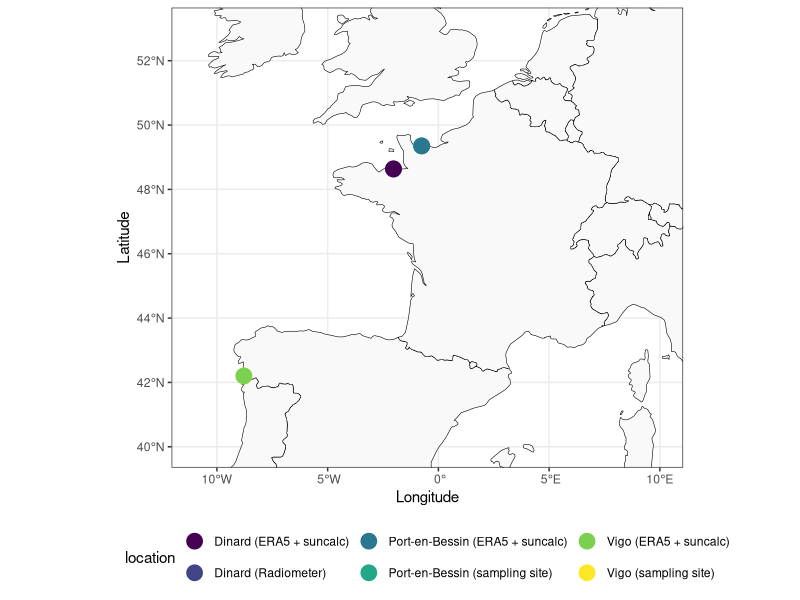
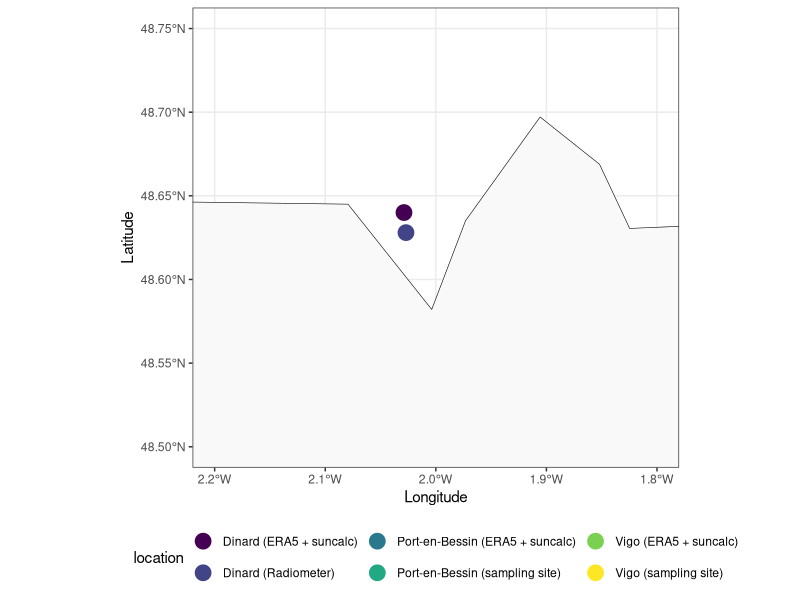
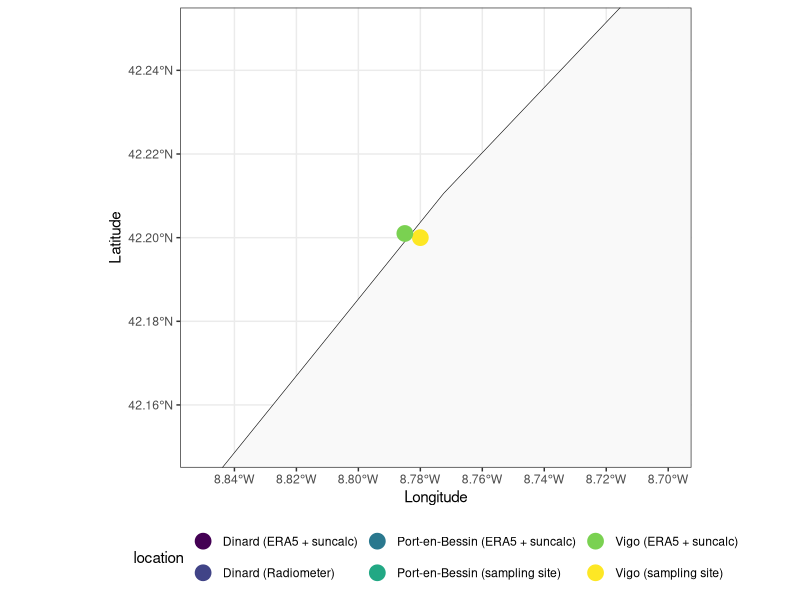
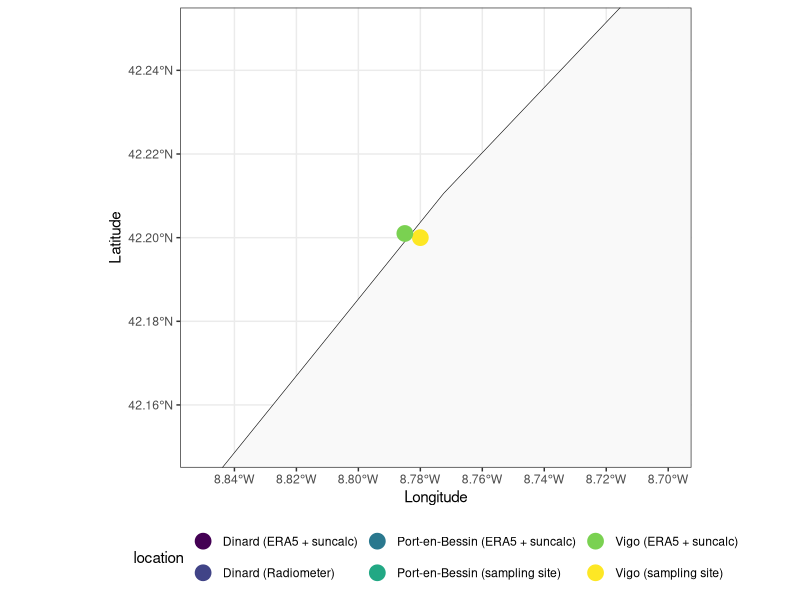

Generate these figures, in order, with R:
#!/usr/bin/env Rscript

library(tidyverse)
library(rnaturalearth)
library(viridis)

## FigureS1  - MAP LOCATIONS

world <- ne_countries(scale = "medium", returnclass = "sf")



#create data frame with 4 locations
my_locs <- data.frame(location = c("Vigo (sampling site)",
                                    "Vigo (ERA5 + suncalc)", 
                                    "Port-en-Bessin (sampling site)", 
                                    "Port-en-Bessin (ERA5 + suncalc)", 
                                    "Dinard (Radiometer)", 
                                    "Dinard (ERA5 + suncalc)"),
                      lat = c(42.200, 42.201, 
                                49.352,49.351, 
                                48.628, 48.640),
                      long = c(-8.780,-8.785,
                                 -0.769, -0.748, 
                                -2.027, -2.0288))

#all plots in single PDF file
pdf("02_visuals/FigureS1_map_locations_insets.pdf", width = 7, height = 7)

#plot the world map
p1 <- ggplot() +
  geom_sf(data = world, fill = "#f9f9f9", color = "black") +
  geom_point(data = my_locs, aes(x = long, y = lat, color = location), size = 5) +
  coord_sf(xlim = c(-11, 10), ylim = c(40, 53)) + #set limits in the plot 
  theme_bw() +
  scale_color_viridis(discrete = TRUE) + 
  theme(legend.position = "bottom") + 
  xlab("Longitude") + 
  ylab("Latitude")

print(p1)

#inset Dinard 

p2 <- ggplot() +
  geom_sf(data = world, fill = "#f9f9f9", color = "black") +
  geom_point(data = my_locs, aes(x = long, y = lat, color = location), size = 5) +
  coord_sf(xlim = c(-2.2, -1.8), ylim = c(48.5, 48.75)) + #set limits in the plot 
  theme_bw() +
  scale_color_viridis(discrete = TRUE) + 
  theme(legend.position = "bottom") + 
  xlab("Longitude") + 
  ylab("Latitude") 

print(p2)

#inset Vigo 

p3 <- ggplot() +
  geom_sf(data = world, fill = "#f9f9f9", color = "black") +
  geom_point(data = my_locs, aes(x = long, y = lat, color = location), size = 5) +
  coord_sf(xlim = c(-8.85, -8.7), ylim = c(42.15, 42.25)) + #set limits in the plot 
  theme_bw() +
  scale_color_viridis(discrete = TRUE) + 
  theme(legend.position = "bottom") + 
  xlab("Longitude") + 
  ylab("Latitude")

print(p3)

#inset Por 

p4 <- ggplot() +
  geom_sf(data = world, fill = "#f9f9f9", color = "black") +
  geom_point(data = my_locs, aes(x = long, y = lat, color = location), size = 5) +
  coord_sf(xlim = c(-8.85, -8.7), ylim = c(42.15, 42.25)) + #set limits in the plot 
  theme_bw() +
  scale_color_viridis(discrete = TRUE) + 
  theme(legend.position = "bottom") + 
  xlab("Longitude") + 
  ylab("Latitude")

print(p4)

dev.off()
